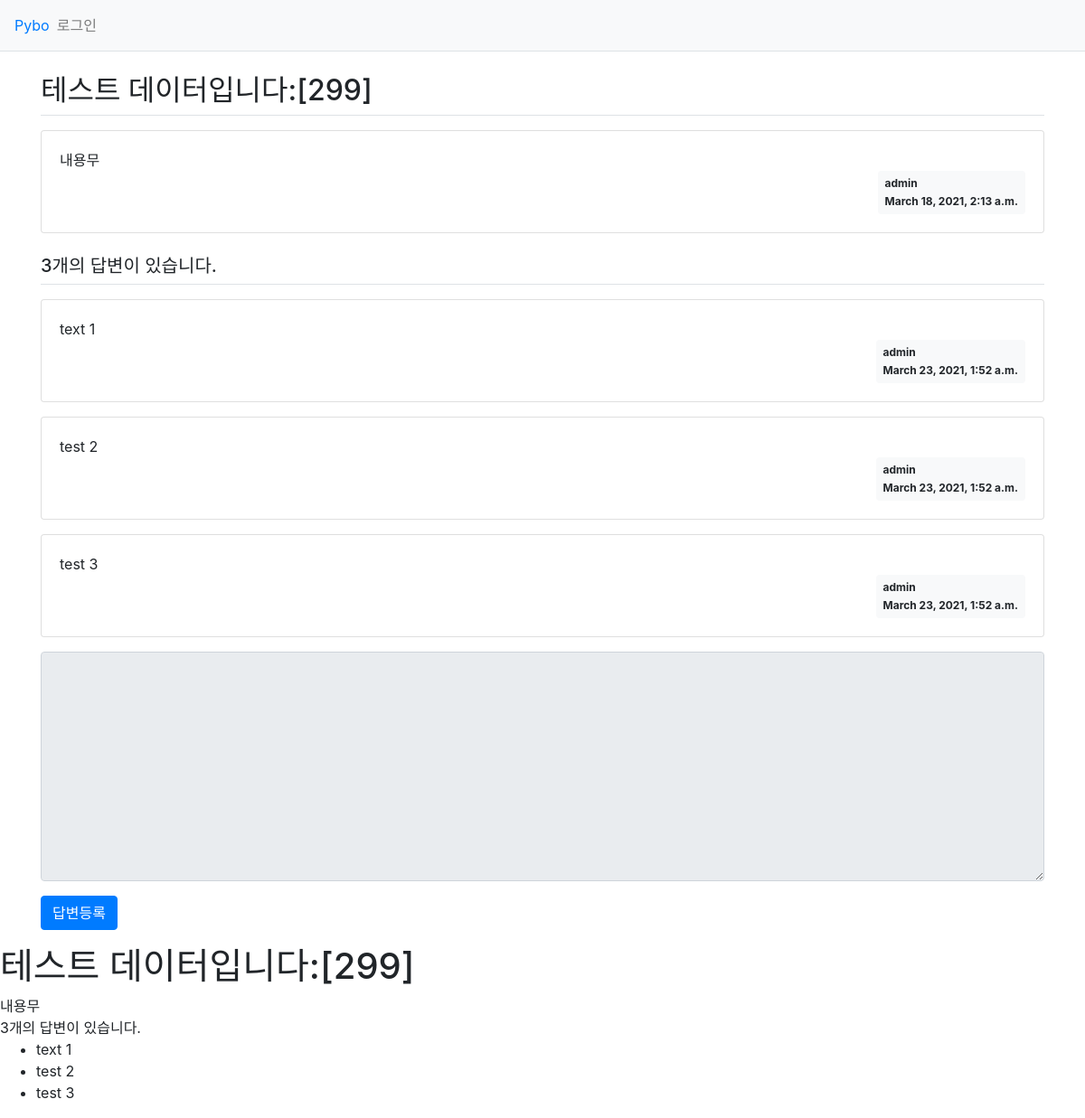
/pybo/304/, run on the app's committed database.
### pybo/models.py (models this page shows, shortened)
class Question(models.Model):
    author = models.ForeignKey(User, on_delete = models.CASCADE, null = True)
    modify_date = models.DateTimeField(null=True, blank=True)
    subject = models.CharField(max_length = 200)    # 질문의 제목
    content = models.TextField()                    # 질문의 내용
    create_date = models.DateTimeField()            # 질문을 작성한 일시

class Answer(models.Model):
    author = models.ForeignKey(User, on_delete = models.CASCADE, null = True)
    modify_date = models.DateTimeField(null=True, blank=True)
    question = models.ForeignKey(Question, on_delete=models.CASCADE)
    content = models.TextField()
    create_date = models.DateTimeField()

### pybo/views.py (the view)
# urls.py: path('<int:question_id>/', views.detail, name='detail'),
def detail(request, question_id):
    question = get_object_or_404(Question, pk = question_id)
    context = {'question': question}
    return render(request, 'pybo/question_detail.html', context)

### templates/pybo/question_detail.html (shortened to what this page needs)
{% extends 'base.html' %}
{% block content %}
<div class="container my-3">
    <h2 class="border-bottom py-2">{{ question.subject }}</h2>
    <div class="card my-3">
        <div class="card-body">
            <div class="card-text" style="white-space: pre-line;">{{ question.content }}</div>
            <div class="d-flex justify-content-end">
                <div class="badge badge-light p-2 text-left">
                    <div class = "mb-2">{{ question.author.username }}</div>
                    <div>{{ question.create_date }}</div>
                </div>
            </div>
        </div>
    </div>
    <h5 class="border-bottom my-3 py-2">{{question.answer_set.count}}개의 답변이 있습니다.</h5>
    {% for answer in question.answer_set.all %}
    <div class="card my-3">
        <div class="card-body">
            <div class="card-text" style="white-space: pre-line;">{{ answer.content }}</div>
            <div class="d-flex justify-content-end">
                <div class="badge badge-light p-2 text-left">
                    <div class = "mb-2">{{ answer.author.username }}</div>
                    <div>{{ answer.create_date }}</div>
                </div>
            </div>
        </div>
    </div>
    {% endfor %}
    <form action="{% url 'pybo:answer_create' question.id %}" method="post" class="my-3">
        <div class="form-group">
            <textarea {% if not user.is_authenticated %}disabled{% endif %} name="content" id="content" class="form-control" rows="10"></textarea>
        </div>
        <input type="submit" value="답변등록" class="btn btn-primary">
    </form>
</div>
<h1>{{ question.subject }}</h1>
<div>
    {{ question.content }}
</div>
<hs5>{{ question.answer_set.count }}개의 답변이 있습니다.</hs5>
<div>
    <ul>
    {% for answer in question.answer_set.all %}
        <li>{{ answer.content }}</li>
    {% endfor %}
    </ul>
</div>
{% endblock %}

### templates/base.html (shortened to what this page needs)
{% load static %}
<!doctype html>
<html lang = "ko">
<head>
    <link rel="stylesheet" type="text/css" href="{% static 'bootstrap.min.css' %}">
</head>
<body>
{% include "navbar.html" %}
{% block content %}
{% endblock %}
</body>
</html>

### templates/navbar.html (shortened to what this page needs)
<nav class = "navbar navbar-expand-lg navbar-light bg-light border-bottom">
    <a class = "navbar-band" href="{% url 'pybo:index' %}">Pybo</a>
    <div class = "collapse navbar-collapse flex-grow-0" id = "navbarNav">
        <ul class = "navbar-nav">
            <li class = "nav-item">
                {% if user.is_authenticated %}
                <a class = "nav-link" href = "{% url 'common:logout' %}">{{ user.username }} (로그아웃) </a>
                {% else %}
                <a class = "nav-link" href = "{% url 'common:login' %}">로그인</a>
                {% endif %}
            </li>
        </ul>
    </div>
</nav>

### data on the page
Question: subject "테스트 데이터입니다:[299]", content "내용무", author.username "admin", create_date "March 18, 2021, 2:13 a.m.", answer_set.count "3"
Answer: content "text 1", author.username "admin", create_date "March 23, 2021, 1:52 a.m."
Answer: content "test 2", author.username "admin", create_date "March 23, 2021, 1:52 a.m."
Answer: content "test 3", author.username "admin", create_date "March 23, 2021, 1:52 a.m."
